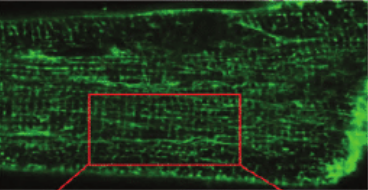
#> input picture mach/images/Raw_Images/SongHF.png, 368 x 190 px, given in place of richards_02.png, which was not available
$ jupyter execute --allow-errors neuroblastoma_segmentation.ipynb   (shell and % lines are left out)   (Python 2 division)   (older library calls are emulated)   (text cells are left out)
#> lines starting #> are read from the running program, lines starting #| are printed output that depends on the picture; pictures that were not available may be replaced by others from this repository, and a replacement may not be noted
### mach/util.py
import matplotlib.pylab as plt
import numpy as np
import cv2
def myplot(img,fileName=None,clim=None):
  plt.axis('equal')
  plt.pcolormesh(img, cmap='gray')
  plt.colorbar()
  if fileName!=None:
    plt.gcf().savefig(fileName,dpi=300)
  if clim!=None:
    plt.clim(clim)

def ReadImg(fileName,renorm=False,bound=False):
#> called with fileName = './images/richards_02.png', renorm = True, bound = False
    img = cv2.imread(fileName)
#> img is the input picture: shape (190, 368, 3); mean B, G, R 28.9, 54.8, 31.3
    if img is None:
        raise RuntimeError(fileName+" likely doesn't exist")

    img = cv2.cvtColor(img, cv2.COLOR_BGR2GRAY)
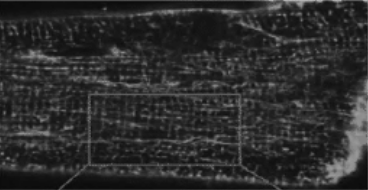
#> img: shape (190, 368); min 9, max 179, mean 44.8

    if bound!=False:
	img=img[bound[0]:bound[1],bound[0]:bound[1]]
    if renorm:# rescaling
    	img = img / np.float(np.amax(img))
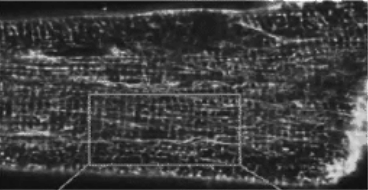
#> img: shape (190, 368) float64; min 0.0503, max 1, mean 0.25


    return img


import scipy.fftpack as fftp

# Prepare matrix of vectorized of FFT'd images
# [73 lines left out: functions CalcX, TestFilter, renorm, GetAnnulus, GetRegion, not called in this run]

def MaskRegion(region,sidx,margin,value=0):
      region[(sidx[0]-margin):(sidx[0]+margin+1),
                         (sidx[1]-margin):(sidx[1]+margin+1)]=value


import cv2
import numpy as np
from math import *


# [316 lines left out: functions ConstructInteriorContour, ApplyCLAHE, preprocessPNG, GenerateWTFilter, GenerateLongFilter, GenerateLossFilter and 3 more, not called in this run]

### mach/mach.py
import numpy as np
import scipy.fftpack as fftp
import util
import matplotlib.pylab as plt
# [imgRows imgCols timeSamples] = size(volumes{1});
def MACH2(
    images,
    alpha = 50,    # weights noise spectrum (iid at this point)
    beta = 1e-12,  # weights spectral content of each image
    gamma = 1e-12, # weights difference image
    doFFT=True
    ):
    ## Create rasterized (vectorized ) FFT images
    N, imgRows, imgCols = np.shape( images )
    #d = imgRows * imgCols * timeSamples;
    d = imgRows * imgCols
    #x = zeros(d, N);
    x = np.zeros([d,N],np.dtype(np.complex128))
    #for i = 1 : N
    for i in range(N):
        #fft_volume = fft3(double(volumes{i}));
        #x(:,i) = fft_volume(:);
        if doFFT:
          fft_volume = fftp.fftn(images[i,:,:])
        else:
          fft_volume = images[i,:,:]
        #print np.shape(fft_volume)
        x[:,i] = np.ndarray.flatten( fft_volume )
    # [6 lines of commented-out code are left out]
    mx = np.mean(x,axis=1)
    # [6 lines of commented-out code are left out]
    c = np.ones(d)

    ## Dx
    dx = np.mean(np.conj(x) * x, axis=1);
    #print np.shape(dx)

    ## Sx
    diff = np.transpose( x.transpose()-mx.transpose() )
    sx = np.mean( np.conj(diff)*diff,axis=1)
    #util.myplot( np.reshape(diff[:,2],[imgRows, imgCols]))
    #plt.colorbar()

    ## Define denominator

    ## Calc filter
    #h_den = (alpha * c) + (beta * dx) + (gamma * sx);
    h_den = (alpha * c) + (beta * dx) + (gamma * sx);
    # [6 lines of commented-out code are left out]
    h = mx / h_den;
    h = np.reshape(h, [imgRows, imgCols]);
    if doFFT:
      h = np.real(fftp.ifftn(h));
    else:
      h = np.real(h)
    util.myplot(h)
    h = util.renorm(h)

    return h


## they do FFT sequentially. Not clear why
# [64 lines left out: functions fftcorr, isHit, not called in this run]


### mach/neuroblastoma_segmentation.ipynb
[cell 1]
import matchedFilter as mF
import cv2
import numpy as np
import matplotlib.pyplot as plt
import util
import mach

[cell 2]
root = "./images/"
filterImages = ['richards_02', 'richards_04', 'richards_06', 'richards_08', 'richards_10']

# [17 lines of commented-out code are left out]

[cell 3]
#filterImageBounds = [ (45,76), (40,80), (40,80),(40,80),(40,80)]
fileNames = [root+i+'.png' for i in filterImages]
truthImages = []
for i,fileName in enumerate(fileNames):
    # read in image
    daImg = util.ReadImg(fileName,renorm=True)# already gray scale
    # resize image
    xScale = 1/7.
    yScale = 1/7.
    daImgResized = cv2.resize(daImg, None, fx =xScale , fy = yScale, interpolation=cv2.INTER_CUBIC)
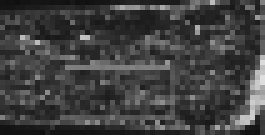
#> daImgResized: shape (27, 53) float64 (shown 5 times larger); min 0.0615, max 0.877, mean 0.253
    truthImages.append(daImgResized)
    print np.shape(daImgResized)
#| (27, 53)
    plt.figure()
    util.myplot(daImgResized)
#> (the rest of this cell did not finish here and is left out)

#> (a cell that did not finish here is left out)
